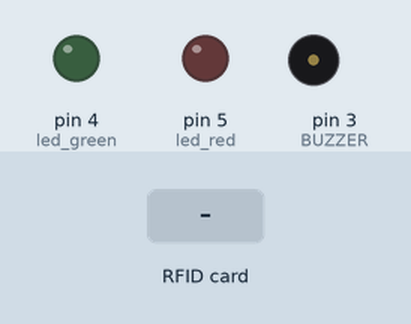
Simulated run of this sketch. Board: Arduino Uno, built with avr-gcc and run on an emulated ATmega328P. Parts: output pins drawn as LEDs (lit = HIGH), buzzer (waves = sounding). The test bench sets the inputs (shaded band). The modem accepts every AT command (registered, SIM ready, sends succeed) and sends nothing else; pins used as bus, display or sensor lines are not drawn; what the sketch prints to the serial monitor is not drawn.

Above: at 19.3 s.
19.4 s: RFID card 5E 7A 19 C4 held to the reader
At 19.8 s:
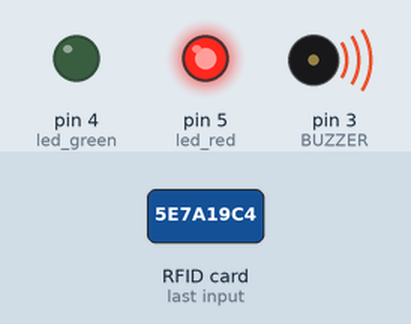
Timing chart, 0 to 22.4 s (numbered marks = the images above; inputs shaded):
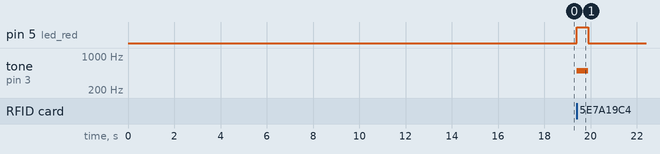

Measured:
- after the input at 19.4 s, pin 5 (led_red): LOW → HIGH at once, → LOW 0.50 s later; tone on pin 3 (BUZZER): silent → 500 Hz at once, → silent 0.50 s later

The sketch:

sketch_rfid_comunicacao.ino
```cpp
/*
 * Autor: Arley Souto, Luiza Cezario e Majid
 * Data:31/07/2020
 * Projeto: Conexão e validação com RFID
 */

//Bibliotecas
#include "SPI.h"
#include "MFRC522.h"
//#include "WiFiEsp.h"
#include <SoftwareSerial.h>

//Pinos
#define SS_PIN 10
#define RST_PIN 9
#define DEBUG true
#define BUZZER 3
#define led_green 4
#define led_red 5

String ssid = "Inst Brasilia de Tec e Inov 2G";
String pass = "#ibti@2019";
String strID = "";
String servidor = "192.168.2.211";
String uri = "/WiFiRFID?RFID=";
String sendData(String command, const int timeout, boolean debug);

String tagID = ""; //Variável que armazenará o ID da Tag
bool access = false; //Variável que verifica a permissão


MFRC522 RFID (SS_PIN, RST_PIN);    // Cria uma nova instância para o leitor e passa os pinos como parâmetro
SoftwareSerial wifi(6, 7);//conexão com wifi

void setup ()
{
	Serial.begin (9600);             // Inicializa a comunicação Serial
	SPI.begin ();                    // Inicializa comunicacao SPI
	RFID.PCD_Init ();          			 // Inicializa o leitor RFID
	pinMode (led_green, OUTPUT);     // Declara o pino do led verde como saída
	pinMode (led_red, OUTPUT);  // Declara o pino do led vermelho como saída
	pinMode (BUZZER, OUTPUT);        // Declara o pino do buzzer como saída
	RFID.PCD_SetAntennaGain(RFID.RxGain_max);


  wifi.begin(9600);//monitora o wifi pelo monitor serial

  //Lista as oonexoes disponiveis
  sendData("AT+CWLAP\r\n", 2000, DEBUG);

  // Configura o mode de operacao
  // ? -Lista modos validos, 1- Modo Cliente, 2- Modo Host, 3-Cliente e Host
  sendData("AT+CWMODE=1\r\n",2000,DEBUG);

  // Reseta a ESP-01
 //sendData("AT+RST\r\n", 2000, DEBUG); // rst

 // conecta a rede escolhida
  sendData("AT+CWJAP=\""+ssid+"\",\""+pass+"\"\r\n",10000,DEBUG);

  // Lista o ip adquirido pela ESP-01
  sendData("AT+CIFSR\r\n", 2000, DEBUG);

  // Configura para multiplas conexoes
  sendData("AT+CIPMUX=1\r\n", 2000, DEBUG);

  //server.begin();
  Serial.println("Aproxime o cartão...");//Apenas mostra no monitor quando for a hora de aproximar o RFID card
}

void loop ()
{
	//Inicialmente tagID deve estar vazia.
	tagID = "";

	// Verifica se existe uma Tag presente
	if (!RFID.PICC_IsNewCardPresent () || !RFID.PICC_ReadCardSerial ())
	{
		delay (100);
		return;
	}

	// Pega o ID da Tag através da função RFID.uid e Armazena o ID na variável tagID
	for (byte i = 0; i < RFID.uid.size; i++)
	{
		tagID.concat (String (RFID.uid.uidByte [i], HEX));
	}


  String dado = "";

	if (access == true)	//Se a variável access for verdadeira será chamada a função accessGranted()
  {
		accessGranted ();
    dado.concat(tagID);//foi retirado as strings
  }else{									//Se não será chamada a função accessDenied()
		accessDenied ();
    dado.concat(tagID);//foi retirado as string
    }

	delay (1000);						//aguarda 2 segundos para efetuar uma nova leitura

  //String dado = tagID;//variavel que recebe o HEX em String
  Serial.println("\n"+ dado );//mostrao HEX que do RFID
  dado.toUpperCase();//passa de letra minuscula para mauscula antes de enviar


  //Dados que serão enviados
  String get = "GET " + uri + dado + " HTTP/1.0\r\n" + "Host:" + servidor +"\r\n" + "Connection: close\r\n\r\n";

  //Envia Dados
  String cipSend = "AT+CIPSEND=";

  cipSend += 2;
  cipSend += ",";
  cipSend += get.length();
  cipSend += "\r\n";

  // Escolhe entre conexão TCP ou UDP com o servidor.
  // Id identificador, endereço do servidos e porta
  sendData("AT+CIPSTART=2,\"TCP\",\"" + servidor + "\",4002\r\n",5000,DEBUG);

  //envia primeiro o tamanho dos dados, e depois os dados
  sendData(cipSend, 3000, DEBUG);
  sendData(get, 3000, DEBUG);
  tagID="";


  //Encerra o comando
  String closeCommand = "AT+CIPCLOSE=";
  closeCommand+=2;
  closeCommand+="\r\n";
  //envia os comandos de encerramento
  sendData(closeCommand, 2000, false);//esta linha está como false porem é certo é o DEBUG

}

void accessGranted ()
{

	int count = 2; //definindo a quantidade de bips
  for (int j = 0; j < count; j++)
	{
    //Ligando o buzzer com uma frequência de 1500 hz e ligando o led verde.
    tone (BUZZER, 1500);
    digitalWrite (led_green, HIGH);
    delay (100);

    //Desligando o buzzer e led verde.
    noTone (BUZZER);
    digitalWrite (led_green, LOW);
    delay (100);
  }
	access = false;  //Seta a variável access como false novamente
}

void accessDenied ()
{

	int count = 1;  //definindo a quantidade de bips
  for (int j = 0; j < count; j++)
	{
    //Ligando o buzzer com uma frequência de 500 hz e ligando o led vermelho.
    tone (BUZZER, 500);
    digitalWrite (led_red, HIGH);
    delay (500);

    //Desligando o buzzer e o led vermelho.
    noTone (BUZZER);
    digitalWrite (led_red, LOW);
    delay (500);
  }
}

 String sendData(String command, const int timeout, boolean debug){
    String response = "";
    wifi.print(command);
    long int time = millis();

    while((time + timeout) > millis()){
      while(wifi.available()){
        char c = wifi.read();
        response += c;
      }
    }
    if(debug){
      Serial.print(response);
    }
    return response;
  }
```
